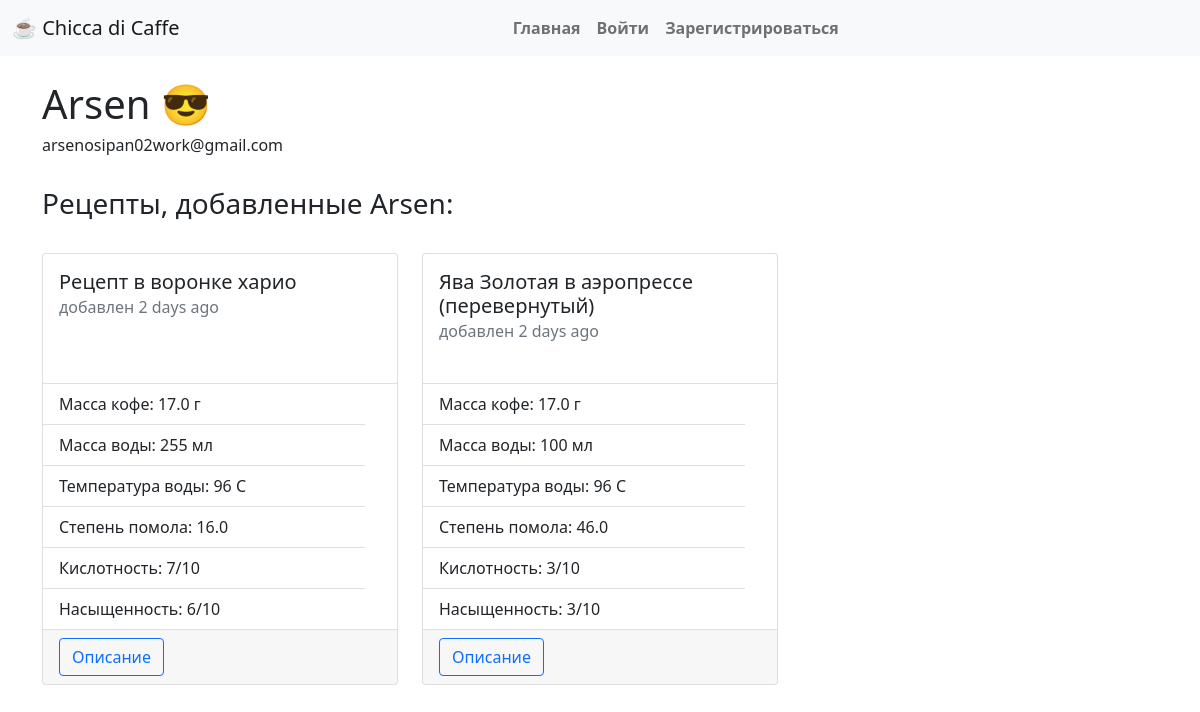
Page /user/1 on the committed database.
### app/models.py (models this page shows, shortened)
class User(UserMixin, db.Model):
    id = db.Column(db.Integer, primary_key=True)
    username = db.Column(db.String(32), index=True, unique=True)
    email = db.Column(db.String(120), index=True, unique=True)
    password_hash = db.Column(db.String(128))
    recipes = db.relationship('Recipe', backref='author', lazy='dynamic')

class Recipe(db.Model):
    title = db.Column(db.String(200), index=True, unique=True)
    id = db.Column(db.Integer, primary_key=True)
    timestamp = db.Column(db.DateTime, index=True, default=datetime.utcnow)
    user_id = db.Column(db.Integer, db.ForeignKey('user.id'))
    sort_id = db.Column(db.Integer, db.ForeignKey('sort.id'))
    coffee_mass = db.Column(db.Float)
    water_mass = db.Column(db.Integer)
    water_temp = db.Column(db.Integer)
    grinding = db.Column(db.Float)
    acidity = db.Column(db.Integer)
    tds = db.Column(db.Integer)
    body = db.Column(db.Text())

### app/routes.py (the view)
@app.route('/user/<user_id>')
def user(user_id):
    user = User.query.filter_by(id=user_id).first_or_404()
    recipes = Recipe.query.filter_by(user_id=user_id)
    return render_template('user.html', user=user, recipes=recipes, ADMIN_EMAILS=Config.ADMINS)

### app/templates/user.html (shortened to what this page needs)
{% extends 'base.html' %}
{% block app_content %}
    <h1>
        {{ user.username }}
        {% if user.email in ADMIN_EMAILS %}😎{% endif %}
    </h1>
    <h6 class="text_muted">{{ user.email }}</h6>
    <br>
    {% if recipes %}
    <h3>Рецепты, добавленные {{ user.username }}:</h3>
    <br>
    <div class="row">
        {% for recipe in recipes %}
            {% include 'recipe_card.html' %}
        {% endfor %}
    </div>
    {% endif %}
{% endblock %}

### app/templates/recipe_card.html
<div class="col-sm-4">
<div class="card" style="min-height: 27rem; margin-bottom: 1rem;">
    <div class="card-body">
        <h5 class="card-title">{{ recipe.title }}</h5>
        <h6 class="card-subtitle mb-2 text-muted">добавлен {{ moment(recipe.timestamp).fromNow() }}</h6>
    </div>
    <ul class="list-group list-group-flush">
        <li class="list-group-item">Масса кофе: {{ recipe.coffee_mass }} г</li>
        <li class="list-group-item">Масса воды: {{ recipe.water_mass }} мл</li>
        <li class="list-group-item">Температура воды: {{ recipe.water_temp }} C</li>
        <li class="list-group-item">Степень помола: {{ recipe.grinding }}</li>
        <li class="list-group-item">Кислотность: {{ recipe.acidity }}/10</li>
        <li class="list-group-item">Насыщенность: {{ recipe.tds }}/10</li>
    </ul>
    <div class="card-footer">
        <a href="{{ url_for('recipe', recipe_id=recipe.id) }}" class="btn btn-outline-primary">Описание</a>
    </div>
</div>
</div>

### rows in the picture
User: username "Arsen", email "arsenosipan02work@gmail.com"
Recipe: title "Рецепт в воронке харио", timestamp "2 days ago", coffee_mass "17.0", water_mass "255", water_temp "96", grinding "16.0", acidity "7", tds "6"
Recipe: title "Ява Золотая в аэропрессе (перевернутый)", timestamp "2 days ago", coffee_mass "17.0", water_mass "100", water_temp "96", grinding "46.0", acidity "3", tds "3"
